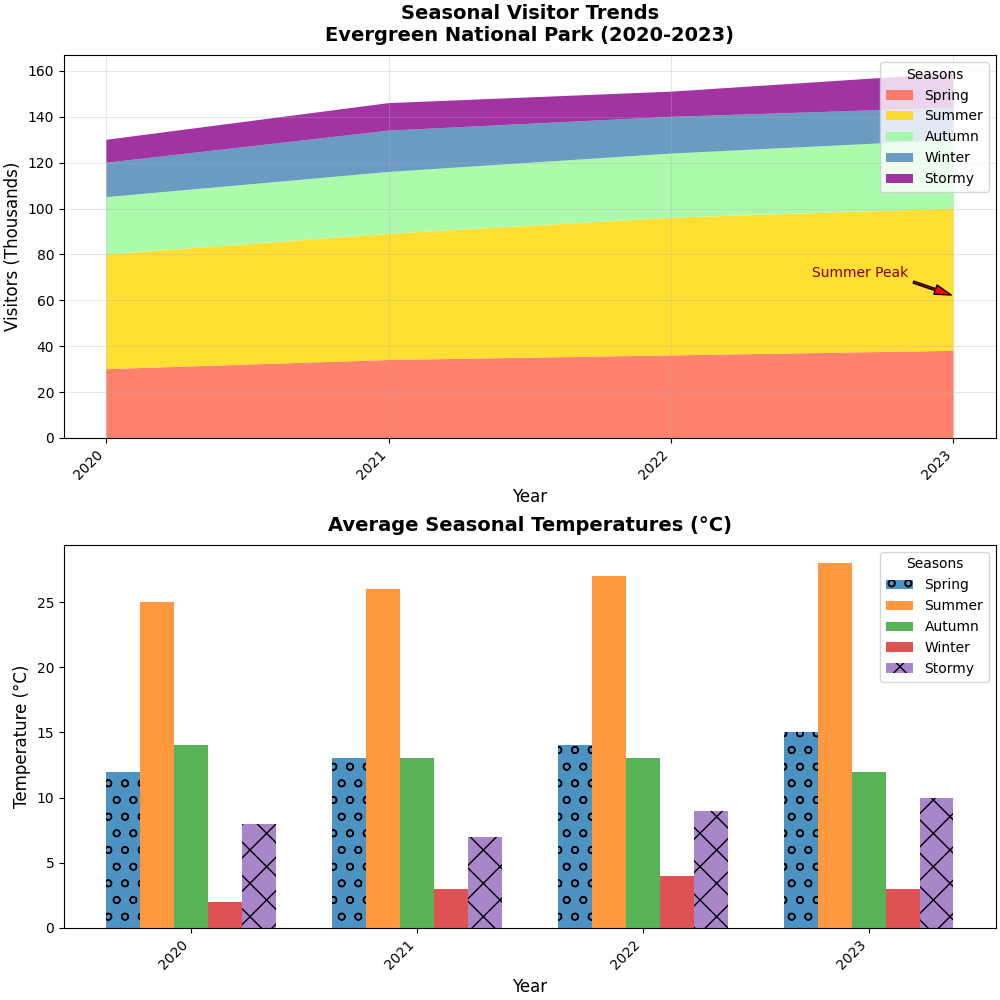

Write Python code to recreate this figure.
import matplotlib.pyplot as plt
import numpy as np

years = np.arange(2020, 2024)
seasons = ['Spring', 'Summer', 'Autumn', 'Winter', 'Stormy']

# Visitor data
visitors_spring = np.array([30, 34, 36, 38])
visitors_summer = np.array([50, 55, 60, 62])
visitors_autumn = np.array([25, 27, 28, 30])
visitors_winter = np.array([15, 18, 16, 14])
visitors_stormy = np.array([10, 12, 11, 15])

# Temperature data
temps = [
    [12, 13, 14, 15],  # Spring
    [25, 26, 27, 28],  # Summer
    [14, 13, 13, 12],  # Autumn
    [2, 3, 4, 3],      # Winter
    [8, 7, 9, 10],     # Stormy
]

fig, axs = plt.subplots(2, 1, figsize=(10, 10), constrained_layout=True)

# Stackplot for visitors
axs[0].stackplot(years, visitors_spring, visitors_summer, visitors_autumn, visitors_winter, visitors_stormy,
                 labels=seasons, colors=['#FF6347', '#FFD700', '#98FB98', '#4682B4', '#8B008B'], alpha=0.8)

axs[0].set_title('Seasonal Visitor Trends\nEvergreen National Park (2020-2023)', fontsize=14, fontweight='bold', pad=10)
axs[0].set_xlabel('Year', fontsize=12)
axs[0].set_ylabel('Visitors (Thousands)', fontsize=12)
axs[0].set_xticks(years)
axs[0].set_xticklabels(years, rotation=45, ha='right')
axs[0].grid(True, linestyle='-', alpha=0.3)
axs[0].legend(loc='best', title='Seasons', fontsize=10)
axs[0].annotate('Summer Peak', xy=(2023, 62), xytext=(2022.5, 70),
                arrowprops=dict(facecolor='red', shrink=0.05, width=1.5, headwidth=7),
                fontsize=10, color='darkred')

# Bar plot for temperatures
bar_width = 0.15
x_indices = np.arange(len(years))

markers = ['o', 's', '^', 'd', 'x']
for i, season in enumerate(seasons):
    axs[1].bar(x_indices + i * bar_width, temps[i], bar_width, label=season, alpha=0.8, hatch=markers[i])

axs[1].set_title('Average Seasonal Temperatures (°C)', fontsize=14, fontweight='bold', pad=10)
axs[1].set_xlabel('Year', fontsize=12)
axs[1].set_ylabel('Temperature (°C)', fontsize=12)
axs[1].set_xticks(x_indices + bar_width * 2)
axs[1].set_xticklabels(years, rotation=45, ha='right')
axs[1].legend(loc='upper right', title='Seasons', fontsize=10)
axs[1].grid(False)

plt.show()
